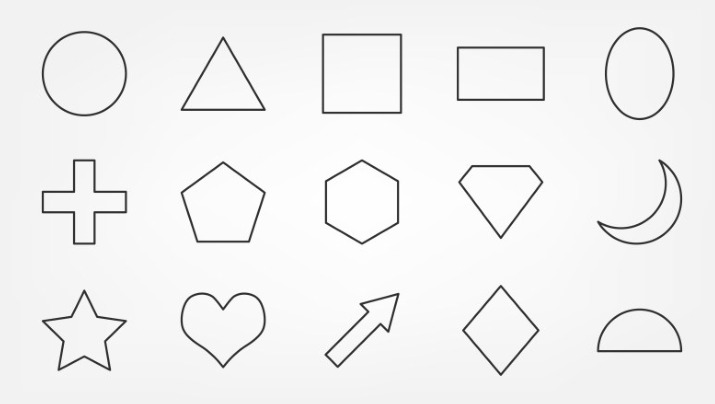
#> input picture midterm/image-recognition/test/test.jpg, 715 x 404 px
$ python test.py
#> lines starting #> are read from the running program, lines starting #| are printed output that depends on the picture; after the words box and inside, x2 and y2 are one past the last pixel; in counts of white or black regions, pixels touching at a corner belong together
import cv2 as cv
import numpy as np
from scipy.spatial import ConvexHull
import logging

# init logging
logging.basicConfig(level=logging.DEBUG)

def get_contour_center(contour):
    M = cv.moments(contour)
    if M['m00'] == 0:
        return None
    x = int(M['m10']/M['m00'])
    y = int(M['m01']/M['m00'])
    center_point = np.array([x, y])
    # convert to opencv point
    center_point = center_point.reshape(-1, 1, 2)
    return center_point

def computer_center_vertices_distance(center, vertices):
    distances = []
    for p in vertices:
        distance = np.linalg.norm(center - p)
        distances.append(distance)
    return distances

def compute_morphology_parameters(contour):
    area = cv.contourArea(contour)
    perimeter = cv.arcLength(contour, True)
    x, y, w, h = cv.boundingRect(contour)

    # compute solidity
    hull = cv.convexHull(contour)
    hull_area = cv.contourArea(hull)
    solidity = area / hull_area

    # compute circularity
    minEnclosingCircle = cv.minEnclosingCircle(contour)
    center, radius = minEnclosingCircle
    circularity = area/(np.pi * radius * radius)

    # compute vertices count
    vertices = cv.approxPolyDP(contour, 0.02 * perimeter, True)
    vertices_count = len(vertices)
    hull = ConvexHull(vertices.reshape(-1, 2))
    vertices = vertices[hull.vertices]

    # compute extent
    extent = area / (w * h)

    return area, perimeter, solidity, circularity, vertices_count, extent, vertices

def compute_interior_angle(point1, vertex, point2):
    """
    计算由三个点 point1, vertex, point2 形成的内角 (以 vertex 为顶点).
    使用向量方法和点积公式计算角度.
    返回角度值 (角度制).
    """
    vector1 = point1 - vertex
    vector2 = point2 - vertex
    vector2_t = np.transpose(vector2)

    norm_vector1 = np.linalg.norm(vector1)
    norm_vector2 = np.linalg.norm(vector2)

    if norm_vector1 == 0 or norm_vector2 == 0:
        return 0  # 如果向量长度为0，则角度为0 (避免除以0)

    dot_product = np.dot(vector1, vector2_t)
    cos_angle = dot_product / (norm_vector1 * norm_vector2)

    # 为了避免arccos的定义域问题，限制cos_angle在[-1, 1]范围内
    cos_angle = np.clip(cos_angle, -1.0, 1.0)

    angle_radians = np.arccos(cos_angle)
    angle_degrees = np.degrees(angle_radians)

    return angle_degrees

def check_contour_type(contour):
    x, y, w, h = cv.boundingRect(contour)
    area, perimeter, solidity, circularity, vertices_count, extent, vertices = compute_morphology_parameters(contour)

    if circularity > 0.95:
        return 'Circle'
    elif vertices_count == 3:
        return 'Triangle'
    elif vertices_count == 4:
        # rectangle or square
        aspect_ratio = w / h
        # 计算内角平均值
        angles = []
        for i in range(vertices_count):
            current_vertex = vertices[i]
            next_vertex = vertices[(i + 1) % vertices_count]
            previous_vertex = vertices[(i - 1) % vertices_count]
            angle = compute_interior_angle(previous_vertex, current_vertex, next_vertex)
            angles.append(angle)
        angles = np.array(angles)
        angles_variance = np.var(angles)

        if abs(aspect_ratio - 1) < 0.05:
            return 'Square'
        elif angles_variance < 1:
            return 'Rectangle'
        else:
            return 'Rhombus'
    elif vertices_count == 5:
        # pentagon or diamond shape
        center = get_contour_center(contour)
        distances = computer_center_vertices_distance(center, vertices)
        npdis = np.array(distances)
        dis_range = np.ptp(npdis)
        dis_variance = np.var(npdis)
        dis_mean = np.mean(npdis)
        if dis_variance < 1 and dis_range < 0.1 * dis_mean:
            return 'Pentagon'
        elif solidity > 0.99:
            return 'Half Circle'
        else:
            return 'Diamond'
    elif vertices_count == 6:
        center = get_contour_center(contour)
        distances = computer_center_vertices_distance(center, vertices)
        npdis = np.array(distances)
        dis_variance = np.var(npdis)
        if dis_variance < 1:
            return 'Hexagon'
        else:
            return 'Unknown'
    elif vertices_count == 7:
        return 'Arrow'
    elif vertices_count == 9:
        if solidity > 0.9:
            return 'Heart'
        else:
            return 'Lunar'
    elif vertices_count == 10:
        return 'Star'
    elif vertices_count == 12:
        return 'Cross'
    elif circularity > 0.7 and solidity > 0.98:
        return 'Ecplise'
    else:
        return 'Unknown'

def main():
    # main function
    # load image
    img = cv.imread('test.jpg')
#> img is the input picture: shape (404, 715, 3); min 33, max 255, mean 241

    # convert to grayscale
    gray = cv.cvtColor(img, cv.COLOR_BGR2GRAY)
    cv.imwrite('gray.jpg', gray)

    # convert to binary
    _, binary = cv.threshold(gray, 128, 255, cv.THRESH_BINARY)
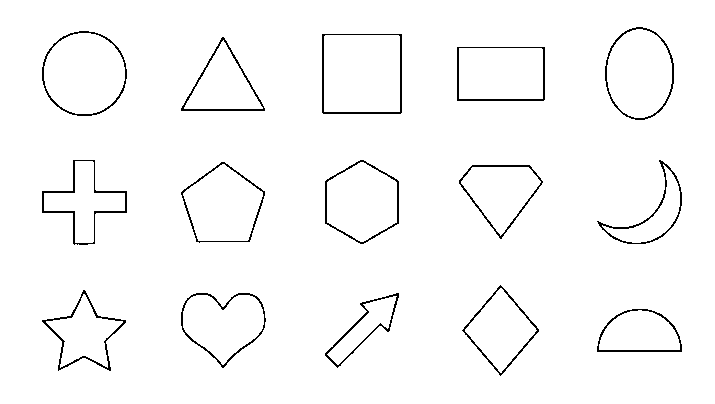
#> binary: shape (404, 715); 97.5% white; black in thin lines or dots, all inside (x1, y1, x2, y2) = (42, 27, 682, 376)
    cv.imwrite('binary.jpg', binary)

    # convert to binary inverse
    _, binary_inv = cv.threshold(gray, 128, 255, cv.THRESH_BINARY_INV)
    cv.imwrite('binary_inv.jpg', binary_inv)

    # 对binary_inv进行开运算，和闭运算
    kernel = np.ones((1,1), np.uint8)
    binary_inv = cv.morphologyEx(binary_inv, cv.MORPH_CLOSE, kernel)
    binary_inv = cv.morphologyEx(binary_inv, cv.MORPH_OPEN, kernel)
    cv.imwrite('binary_inv_morph.jpg', binary_inv)

    # detect contours
    contours, _ = cv.findContours(binary_inv, cv.RETR_EXTERNAL, cv.CHAIN_APPROX_SIMPLE)
#> contours = 15 contours; largest, box (x1, y1, x2, y2) and area: (322, 34, 402, 114) 6240, (42, 31, 127, 116) 5566, (605, 27, 674, 120) 4936, (181, 162, 265, 243) 4640, (325, 160, 399, 244) 4623

    for index, contour in enumerate(contours):
        logging.debug(f'Contour{index} has {len(contour)} points')
        # 计算形态学参数
        area, perimeter, solidity, circularity, vertices_count, extent, vertices = compute_morphology_parameters(contour)
        logging.debug(f'Area: {area}, Perimeter: {perimeter}, Solidity: {solidity}, Circularity: {circularity}, Vertices count: {vertices_count}, Extent: {extent}')

        # 检测形状
        contour_type = check_contour_type(contour)
        logging.debug(f'Contour{index} is {contour_type}')

        # 绘图
        x, y, w, h = cv.boundingRect(contour)
        cv.rectangle(img, (x, y), (x+w, y+h), (0, 255, 0), 2)
        # putText参数含义：图片，文本，坐标，字体，大小，颜色，粗细
        cv.putText(img, f'Contour{index}', (x, y-2), cv.FONT_HERSHEY_SIMPLEX, 0.4, (0, 255, 0), 1)
        # cv.putText(img, f'Circularity: {"%.2f" % circularity}', (x, y-12), cv.FONT_HERSHEY_SIMPLEX, 0.4, (0, 255, 0), 1)
        # cv.putText(img, f'Vertices count: {vertices_count}', (x, y-12), cv.FONT_HERSHEY_SIMPLEX, 0.4, (0, 255, 0), 1)
        cv.putText(img, f'Type: {contour_type}', (x, y-12), cv.FONT_HERSHEY_SIMPLEX, 0.4, (0, 255, 0), 1)
#> this loop made 15 passes
#> (x, y, w, h) on passes 2, 3, 4, 8, 10: (325, 293, 74, 75), (181, 293, 85, 75), (42, 290, 84, 81), (597, 160, 85, 84), (42, 160, 85, 85)
#> (x, y, w, h) on passes 1, 6, 7: (597, 309, 85, 43), (459, 165, 84, 74), (181, 162, 84, 81)
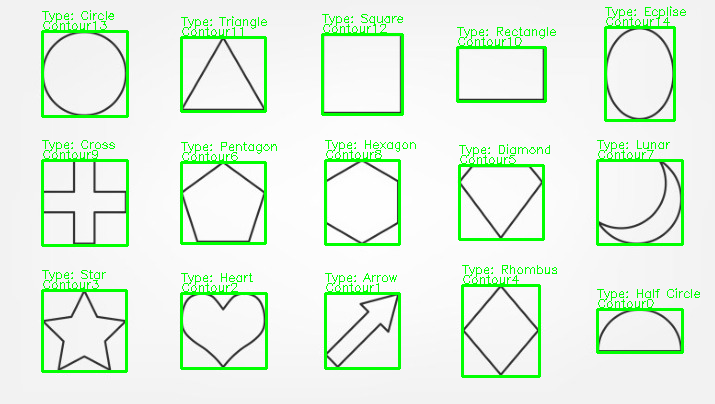
#> img: shape (404, 715, 3); 6.6% of pixels changed, all inside (x1, y1, x2, y2) = (41, 6, 700, 378)

    cv.imwrite('bounding_rect.jpg', img)


# main
if __name__ == '__main__':
    main()
